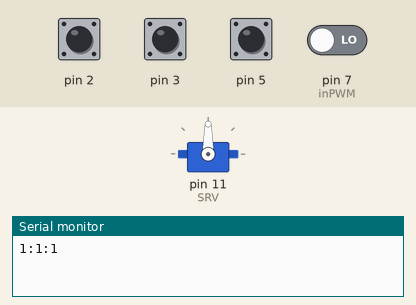
Recording of a sketch running on a simulated Arduino Uno, built with avr-gcc and run on an emulated ATmega328P. On the bench: servo, the last lines printed to the serial monitor. The inputs (shaded band) are chosen by the test bench; at power-on: pin 2, pin 3, pin 5 HIGH, pin 7 (inPWM) LOW.

Above: at 1.2 s.
1.3 s: pin 2 pulled LOW for 1 s
At 2.4 s:
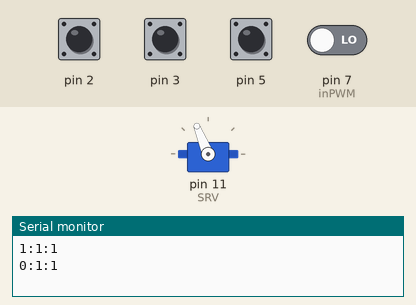
3.8 s: pin 3 pulled LOW for 1 s
At 5.1 s:
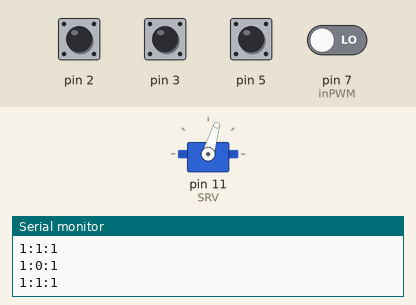
Timing chart, 0 to 12.3 s (numbered marks = the images above; inputs shaded):
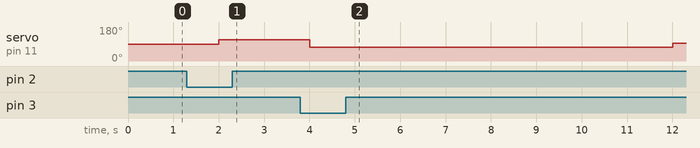

Measured:
- after the input at 1.3 s, servo on pin 11 (SRV): 90° → 112° after 0.70 s
- after the input at 3.8 s, servo on pin 11 (SRV): 112° → 73° after 0.20 s, → 93° 8.0 s later

The sketch:

AO1100_drop.ino
```cpp
//-------------------------
// Airon Robotics
// Yonguk Cho
//-------------------------

#include <Servo.h>  //Servo Library 추가
#define SRV 11      //Servo pin num 선언

Servo ServoS;         //Servo 클래스로 ServoS 객체 생성
int Srv_Stop = 1500;  //Servo center value for stop
int Srv_FSpd = 1700;  //Servo Forward value for speed
int Srv_BSpd = 1300;  //Servo Backward value for speed

int i_stop;
int i_Fgo;
int i_Hgo;

#define inPWM 7 //pwm signal input num 선언

int pwm; //pwm signal 저장 변수
bool toggle = false; //Forward/Backward 변수
int i_cnt = 0; //동작지연을 위한 카운터 변수
int i_cnt1 = 0; //동작지연을 위한 카운터 변수

void setup()
{
  Serial.begin(9600); //9600bps로 시리어포트 Open

 /*digital I/O pin을 사용하려면 먼저 pinMode() 함수로 각각의 핀을 입력 또는 출력 모드로
 사용하겠다고 먼저 선언해야 한다.
 일반적으로 아두이노에 스위치를 연결하는 경우, 외부에 pull-up 저항을 연결해 주는것이 보통이다.
 하지만 ATmega168/328의 각 I/O 핀에는 pull-up 회로가 들어있다. 이를 사용한다고 선언해야 한다.
 이는 스위치의 경우 채털링에 의한 오류를 방지하기 위히 사용한다.
 */

  pinMode(inPWM,INPUT); //pwm을 "INPUT" 선언, 입력의 경우 "INPUT"를 선언
  pinMode(2,INPUT_PULLUP); //전진 스위치, 내부 pull up 저항 사용을 선언
  pinMode(3,INPUT_PULLUP); //후진 스위치, 내부 pull up 저항 사용을 선언
  pinMode(4,INPUT_PULLUP); //내부 pull up 저항 사용을 선언
  pinMode(5,INPUT_PULLUP); //전외선 근접센서, 내부 pull up 저항 사용을 선언

  pinMode(SRV, OUTPUT); //Servo(출력이므로) 제어를 "OUTPUT"으로 선언
  ServoS.attach(SRV);
}

void loop()
{
  pwm = pulseIn(inPWM,HIGH);  //pwm 변수에 PWM pulse의 Length를 저장.
  //Serial.print(pwm);        //Serial Port로 pwm 값을 출력
  //Serial.println("--");     //Serial Port로 개행문자와 함께 "--"를 출력

  if (pwm >= 1700){     //입력된 PWM이 1700보다 크다면 서보를 Forward 밯향으로 회전하기 위한 구문
    toggle = true;      //toggle boolean 변수를 true로 설정
    i_cnt1+=1;          //동작시간(회수)를 계산하기 위한 변수(i_cnt1)을 증가
  }
  else if (pwm <= 1300){ //입력된 PWM이 1300보다 작다면 서보 정지
    toggle = false;     //toggle boolean 변수를 false로 설정
    act_manual();       //서보가 동작하지 않을 시 버튼 입력을 기다리는 함수
    i_cnt1=0;           //서보동작하지 않는다면 칸운터를 계수하지 않는다.
  }

  if ( toggle == true ) {     //PW이 1700보다 크다면......
    i_stop = digitalRead(5);  //근접센서의 값을 읽는다.
    if ( (i_stop == 0)&&(i_cnt1>=20)) { //근접센서의 값에 Low이고 i_cnt1이 10보다 크거나 같다면 서보를 정지 시킨다.
      ServoS.write(Srv_Stop);
      if ( i_cnt1 == 30 ) { ServoS.write(Srv_BSpd); delay(100); };
    }
    else { // i_stop이 High이고 i_cnt1이 10보다 작다면 서보 전진(Forward)
      ServoS.write(Srv_FSpd);
    }
  }
}

void act_manual()
{
  //pwm이 1300보다 작아서 이 함수가 계속 실행 중일 때는 전진 스위치,
  //후진 스위치, 근접센서의 값을 계속 읽는다.
  i_Fgo = digitalRead(2);   //전전 스위치
  i_Hgo = digitalRead(3);   //후진 스위친
  i_stop = digitalRead(5);  //근접센서
  Serial.print(i_Fgo); Serial.print(":"); Serial.print(i_Hgo); Serial.print(":"); Serial.println(i_stop);

  /*전진 스위치는 1번 누르면 다음 bottle위치까지 회전한다.
  그러나 후진 스위친는 1번 누르면 절반 정도면 회전한다. */

  if (i_stop == 0) { //근전센서가 LOW가 되면 서보정지(STOP)
    ServoS.write(Srv_Stop);
  };

  if ( i_Fgo == 0) { //전진 스위치가 LOW가 되면 서보전진(FORWARD), 근접센서가 LOW가 될때 까지...
    ServoS.write(Srv_FSpd);
  };

  //후진은 카운터 계수 만큼만 후진 시키위 위한 i_cnt를 1로 한다.
  if ( i_Hgo == 0) { i_cnt = 1; };
  if ( i_cnt >= 1 ){ //후진 버튼이 눌렸을 때, 서보는 후진한다. i_cnt를 증가시키면서...
    ServoS.write(Srv_BSpd);
    i_cnt += 1;
    if ( i_cnt >= 10 ) { //i_cnt가 10보다 크면 서보는 정지되며 i_cnt를 0으로 한다.
      ServoS.write(Srv_Stop);
      i_cnt = 0;
    };
  }
}
```
